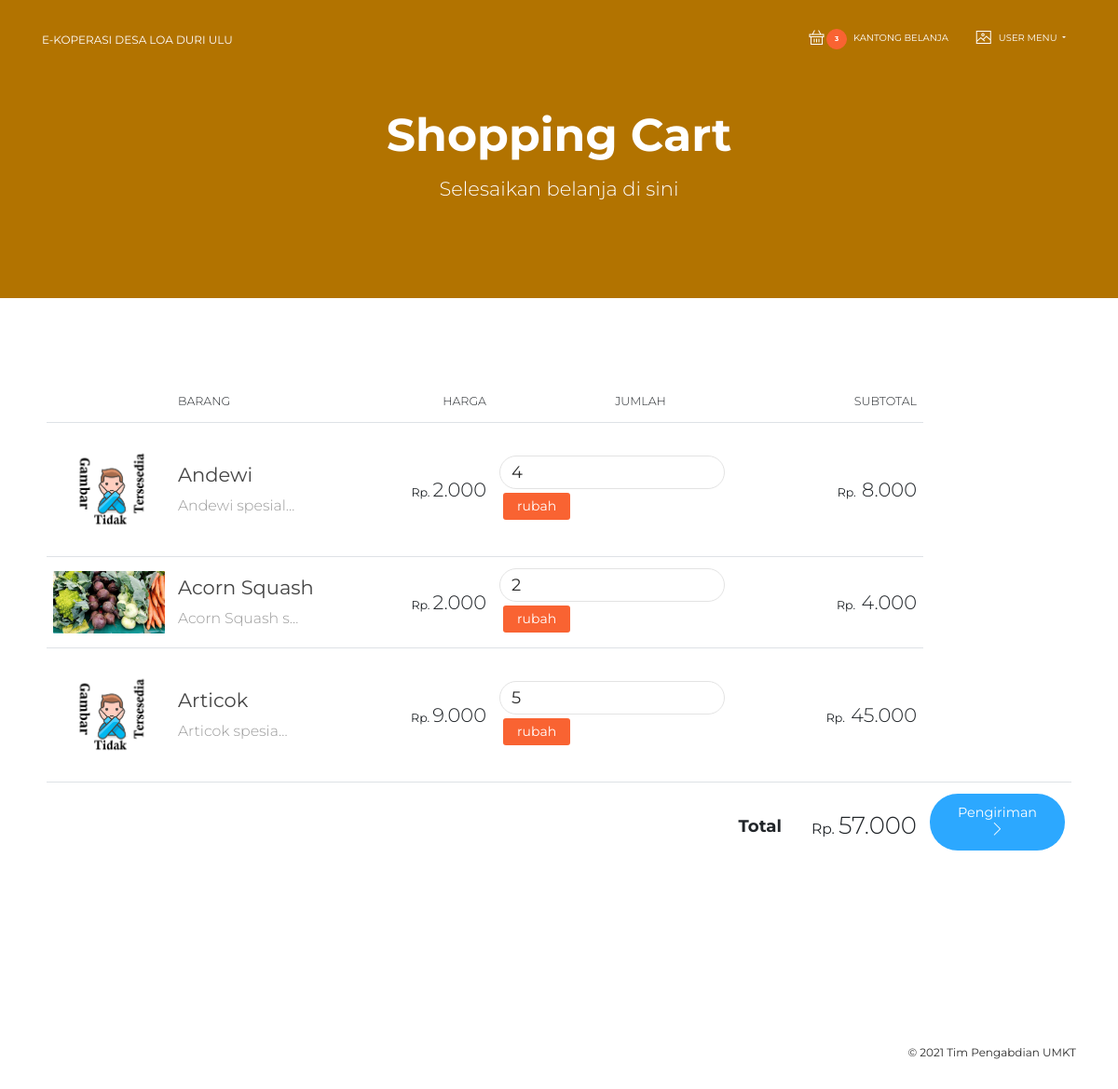
/shopping-cart/ (signed in), run on the app's committed database.
### commerce/models.py (models this page shows, shortened)
class OrderItem(models.Model):
    order = models.ForeignKey(Order, on_delete=models.CASCADE, related_name='order_items')
    item = models.ForeignKey(Item, on_delete=models.CASCADE, related_name='order_item')
    qty = models.FloatField()
    @property
    def subtotal(self):
        return self.item.price * self.qty

class Item(models.Model):
    title = models.CharField(max_length=100)
    category = models.ManyToManyField(ItemCategory)
    description = models.TextField()
    price = models.IntegerField()
    stock = models.IntegerField()
    thumbnail = models.ImageField(upload_to='app_medias/thumbnails', null=True)
    media = models.ManyToManyField(MediaLibrary)
    deleted = models.BooleanField(default=False)

class Order(models.Model):
    user = models.ForeignKey(settings.AUTH_USER_MODEL, on_delete=models.CASCADE, related_name='order')
    start_date = models.DateTimeField(auto_now_add=True)
    ordered_date = models.DateTimeField(null=True)
    ordered = models.BooleanField(default=False)
    @property
    def subtotal(self):
        subtotal = 0
        for item in self.order_items.all():
            subtotal += item.item.price * item.qty
        return subtotal

### commerce/views.py (the view, shortened to what this page needs)
# urls.py: path('shopping-cart/', ShoppingCartView.as_view(), name='shopping_cart'),
class ShoppingCartView(LoginRequiredMixin, View):
    login_url = '/accounts/login/'
    redirect_field_name = 'redirect_to'
    def get(self, request):
        order = Order.objects.select_related('delivery').filter(user=request.user, ordered=False). \
            prefetch_related('order_items').first()
        context = {
            'order': order
        }
        return render(request, 'commerce/pages/shopping_cart/index.html', context)

### commerce/context.py (called while the page is built)
def user_cart_ctx(request):
    if request.user.is_authenticated:
        data = OrderItem.objects.filter(order__user=request.user, order__ordered=False)
        return {
            'carts': data.all(),
            'carts_count': data.count(),
        }
    return {
            'carts': None,
            'carts_count': 0,
        }

### templates/commerce/pages/shopping_cart/index.html (shortened to what this page needs)
{% extends "layouts/base.html" %}
{% load humanize %}
{% load static %}
{% block header %}
    <div class="page-header page-header-mini header-filter">
        <div class="page-header-image" style="background-color: orange;"></div>
        <div class="content-center text-center">
            <div class="row">
                <div class="col-md-8 ml-auto mr-auto">
                    <h1 class="title">Shopping Cart</h1>
                    <h4 class="description text-white">Selesaikan belanja di sini</h4>
                </div>
            </div>
        </div>
    </div>
{% endblock %}
{% block content %}
    <div class="section">
        <div class="container">
            <div id="contentAreas" class="cd-section">
                <div id="tables">
                    <div class="row">
                        <div class="col-md-12">
                            <div class="card card-plain">
                                <div class="card-body">
                                    <div class="table-responsive">
                                        <table class="table table-shopping">
                                            <thead class="">
                                            <tr>
                                                <th class="text-center">
                                                </th>
                                                <th>
                                                    Barang
                                                </th>
                                                <th class="text-right">
                                                    Harga
                                                </th>
                                                <th class="text-center">
                                                    Jumlah
                                                </th>
                                                <th class="text-right">
                                                    Subtotal
                                                </th>
                                            </tr>
                                            </thead>
                                            <tbody id="chart-items-table">
                                            {% include 'commerce/pages/shopping_cart/partials/order_items_list.html'%}
                                            </tbody>
                                        </table>
                                    </div>
                                </div>
                            </div>
                        </div>
                    </div>
                </div>
            </div>
        </div>
    </div>
{% endblock %}

### templates/commerce/pages/shopping_cart/partials/order_items_list.html (shortened to what this page needs)
{% load i18n %}
{% load humanize %}
{% load static %}
{% language 'id' %}
{% for item in order.order_items.all %}
    <tr>
        <td>
            <div class="img-container">
                {% if item.item.thumbnail %}
                    <img src="{{ item.item.thumbnail.url }}"
                         alt="{{ item.item.title }}">
                {% else %}
                    <img src="{% static '/img/no-image.png' %}"
                         alt="no image">
                {% endif %}
            </div>
        </td>
        <td class="td-name">
            <a href="{% url 'item-page' item.item.id %}">{{ item.item.title }}</a>
            <br>
            <small>{{ item.item.description|truncatechars:15 }} </small>
        </td>
        <td class="td-number">
            <small>Rp.</small>{{ item.item.price|intcomma }}
        </td>
        <td class="td-number">
            <form class="form-inline float-md-right"
                  hx-post="{% url 'shopping_cart_item_update' item.id %}"
                  hx-target="#chart-items-table"
            >
                <input type="number" class="form-control"
                       placeholder="qty" name="qty" id="qty"
                       value="{{ item.qty|floatformat:0|intcomma }}"
                       maxlength="4" size="4"
                >
                <button type="submit" class="btn btn-sm btn-primary m-1">rubah</button>
            </form>
        </td>
        <td class="td-number">
            <small>Rp. </small> {{ item.subtotal|floatformat:0|intcomma }}
        </td>
    </tr>
{% endfor %}
<tr>
    <td colspan="3">
    </td>
    <td class="td-total">
        Total
    </td>
    <td class="td-price">
        <small>Rp. </small> {{ order.subtotal|floatformat:0|intcomma }}
    </td>
    <td colspan="3" class="text-right">
        <a href="{% url 'delivery-page' order.delivery.id %}" class="btn btn-info btn-round "
                data-original-title="" title="">
            Pengiriman
            <i class="now-ui-icons arrows-1_minimal-right"></i>
        </a>
    </td>
</tr>
{% endlanguage %}

### data on the page
OrderItem: item "Andewi", item.description "Andewi spesial…", item.price "2.000", qty "4", subtotal "8.000"
OrderItem: item.thumbnail (picture), item "Acorn Squash", item.description "Acorn Squash s…", item.price "2.000", qty "2", subtotal "4.000"
OrderItem: item "Articok", item.description "Articok spesia…", item.price "9.000", qty "5", subtotal "45.000"
Order: subtotal "57.000"

### other printed values
{{ carts_count }} "3"
